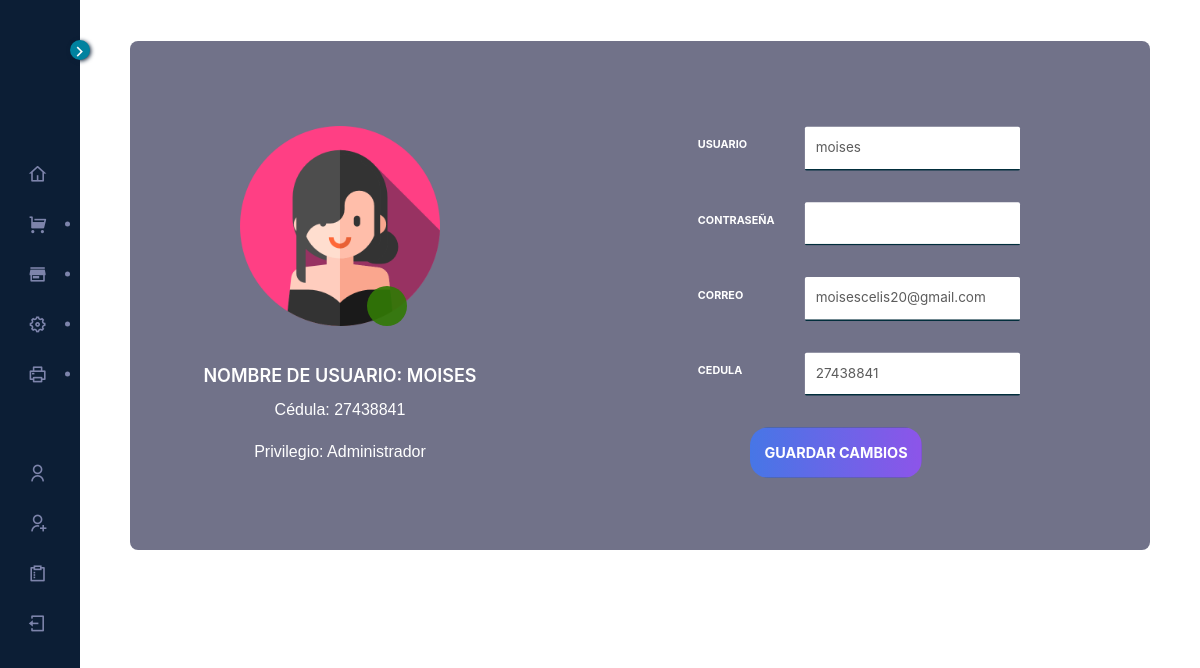
Screenshot of /shop-system-profile.php (signed in) with the database file from the repository.
### tables this page shows
CREATE TABLE `usuarios` (
  `id` int(255) NOT NULL AUTO_INCREMENT,
  `usuario` varchar(255) NOT NULL,
  `password` varchar(255) NOT NULL,
  `correo` varchar(255) NOT NULL,
  `cedula` varchar(255) NOT NULL,
  `privilegio` varchar(255) NOT NULL,
  PRIMARY KEY (`id`)
);

### shop-system-profile.php (the view, shortened to what this page needs)
<?php
$usuario = $_SESSION["usuario"];
 ?>
<!DOCTYPE html>
<html lang="zxx">
<head>
    <link rel="stylesheet" href="css/bootstrap.min.css" type="text/css">
    <link rel="stylesheet" href="css/font-awesome.min.css" type="text/css">
    <link rel="stylesheet" href="css/elegant-icons.css" type="text/css">
    <link rel="stylesheet" href="css/nice-select.css" type="text/css">
    <link rel="stylesheet" href="css/jquery-ui.min.css" type="text/css">
    <link rel="stylesheet" href="css/owl.carousel.min.css" type="text/css">
    <link rel="stylesheet" href="css/slicknav.min.css" type="text/css">
    <link rel="stylesheet" href="css/style.css" type="text/css">
    <link rel="stylesheet" href="css/sidebarsystem.css" type="text/css">
    <link rel="stylesheet" href="css/layout.css">
    <link rel="stylesheet" href="css/remixicon.css">
<link rel="stylesheet" type="text/css" href="DataTables/Bulma-0.9.2/css/bulma.min.css"/>
<link rel="stylesheet" type="text/css" href="DataTables/datatables.min.css"/>
<link rel="stylesheet" href="datatables/Responsive-2.2.9/css/responsive.foundation.min.css">
</head>
<body>
     <?php require('./layout/sidebarsystem.php')  ?>
      <div class="layout">
        <main class="content">
<div class="container__section-avatar">
     <?php
                        $conexion=mysqli_connect('localhost','root','','delmary');
                        $sql="SELECT * FROM usuarios WHERE usuario='$usuario'";
                        $result=mysqli_query($conexion,$sql);
                        while($mostrar=mysqli_fetch_array($result)){
                            $id = $mostrar['id'];
                            $usuario = $mostrar['usuario'];
                            $correo = $mostrar['correo'];
                            $cedula = $mostrar['cedula'];
                            $privilegio = $mostrar['privilegio'];
                        ?>
    <form class="form" id="formulario" action="shop-system-profile2.php?id_usuario=<?php echo $id ?>" method="POST" autocomplete="off">
        <div class="avatar__div">
            <div class="avatar-img">
                <img class="avatar" src="img/avatar3.png" alt="">
                <div id="select" class="avatar__select"><i class="icon-cheveron-outline-down"></i></div>
                <div class="user-info">
                    <h2>Nombre de usuario: <?php echo $usuario ?> </h2>
                    <p>Cédula: <?php echo $cedula ?></p>
                    <?php if ($privilegio == 1) {
                    ?>
                    <p>Privilegio: Administrador</p>
                    <?php }else{
                    ?>
                    <p>Privilegio: Usuario</p>
                    <?php } ?>
                </div>
            </div>
        </div>
        <div class="form_container">
            <div class="container-inputs" id="grupo__usuario">
                <label class="form-label" for="usuario">Usuario</label>
                <div class="form__inputs">
                    <input type="text" name="usuario" id="usuario" class="usuario" value="<?php echo $usuario ?>" disabled>
                </div>
            </div>
            <div class="container-inputs" id="grupo__password">
                <label class="form-label" for="password"> Contraseña</label>
                <div class="form__inputs">
                    <input type="password" name="password" id="password" class="password" >
                </div>
            </div>
            <div class="container-inputs" id="grupo__correo">
                <label class="form-label" for="correo">Correo</label>
                <div class="form__inputs">
                    <input type="email" name="correo" id="correo" class="correo" value="<?php echo $correo ?>" disabled>
                </div>
            </div>
            <div class="container-inputs" id="grupo__cedula">
                <label class="form-label" for="cedula">Cedula</label>
                <div class="form__inputs">
                    <input type="cedula" name="cedula" id="cedula" class="cedula" value="<?php echo $cedula ?>" disabled>
                </div>
            </div>
            <div class="container-btn">
                <input type="submit" class="btn-submit" value="Guardar Cambios">
            </div>
        </div>
    </form>
<?php } ?>
</div>
</div>
</body>
</html>

### css/style.css (style rules this page uses)
html, body { height: 100%; font-family: "Cairo", sans-serif; -webkit-font-smoothing: antialiased; font-smoothing: antialiased; }
h1, h2, h3, h4, h5, h6, { margin: 0; color: #111111; font-weight: 400; font-family: "Cairo", sans-serif; }
h2 { font-size: 36px; }
p { font-size: 16px; font-family: "Cairo", sans-serif; color: #6f6f6f; font-weight: 400; line-height: 26px; margin: 0 0 15px 0; }
img { max-width: 100%; }

### css/sidebarsystem.css (style rules this page uses)
:root { --font-color: rgb(68, 68, 68); --blank-color: #fff; --active-color: rgb(0, 255, 200); --primary-color: rgb(2, 46, 60); --secondary-color: rgb(48, 145, 140); --third-color: rgb(229, 255, 0); --transition-05: all 0.5s ease; --transition-03: all 0.3s ease; --input-select: rgba(0, 0, 0, 0.063); --input-select2: rgba(191, 186, 186, 0.08); }
.layout { z-index: 1; }
.layout .content { padding: 12px 50px; display: flex; flex-direction: column; }
* { box-sizing: border-box; }
body { margin: 0; height: 100vh; font-family: "Poppins", sans-serif; color: #3f4750; font-size: 0.9rem; background-image: url('../img/background.png'); overflow: hidden; }
.form { margin: 5% auto; background-color: rgba(19, 20, 59, 0.6); border-radius: 8px; width: 90%; padding: 20px 10px; height: 90%; display: flex; align-items: center; margin-bottom: 50px; }
.form_container { display: grid; justify-content: center; grid-template-columns: 1fr 1fr; margin: -5% auto; width: 80%; max-width: 800px; padding: 15px; gap: 15px; font-weight: bold; scale: 0.9; }
.container-inputs { margin: auto; width: 90%; }
.container-btn { grid-column: 1/3; }
.form__inputs { display: flex; align-items: center; justify-content: flex-end; }
.container-inputs .form__inputs input { padding: 12px; width: 100%; margin: 10px 0; border: none; border-bottom: 2px solid var(--primary-color); border-radius: 2px; background-color: #fff;; color: rgb(92, 92, 92); font-size: 15px; outline: none; transition: box-shadow .3s ease; }
.container-inputs .form__inputs input::placeholder { color: var(--primary-color); }
.form-label { display: block; color: #fff; padding: 5px; font-size: 14px; text-transform: uppercase; }
.container-btn { display: grid; grid-template-columns: 1fr 1fr; gap: 10px; width: 100%; }
.container-btn input { padding: 15px; margin: 10px 0; width: 100%; border: 1px solid transparent; border-radius: 2px; color: rgb(255, 255, 255); background-image: linear-gradient(to right, #4776E6 0%, #8E54E9 51%, #4776E6 100%); text-transform: uppercase; transition: 0.5s; background-size: 200% auto; cursor: pointer; font-size: 16px; font-weight: bold; transition: all 0.2s ease; }

### css/layout.css (style rules this page uses)
.layout { min-height: 100%; display: -webkit-box; display: -ms-flexbox; display: flex; -webkit-box-orient: vertical; -webkit-box-direction: normal; -ms-flex-direction: column; flex-direction: column; position: relative; -webkit-box-flex: 1; -ms-flex-positive: 1; flex-grow: 1; }
.layout .content { -webkit-box-flex: 1; -ms-flex-positive: 1; flex-grow: 1; }
.layout.fixed-sidebar .sidebar ~ .layout { height: 100%; overflow: auto; }

### rows the page displays
usuarios: usuario "MOISES", cedula "27438841", privilegio "Privilegio: Administrador", usuario "moises", correo "moisescelis20@gmail.com"
